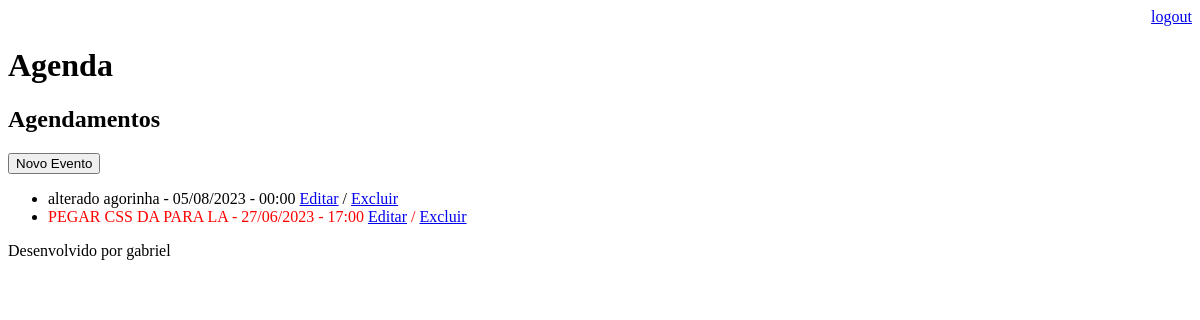
The app's page /agenda/ (signed in), older data.
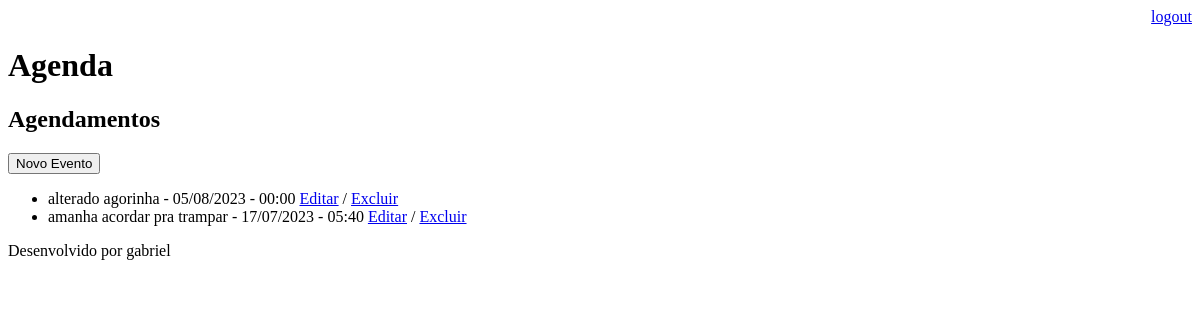
The same page, newer data.
### core/models.py (models this page shows, shortened)
class Evento(models.Model): # criando tabela para manipular a agenda
    titulo = models.CharField(max_length=100) # max_length é o limite de caractere nesse campo
    descricao = models.TextField(blank=True, null=True) # o primeiro parametro define que esse campo pode fircar em branco e o segundo diz que pode ser nulo
    data_evento = models.DateTimeField(verbose_name='Data do Evento') # registar a data do evento
    data_criacao = models.DateTimeField(auto_now=True, verbose_name='Data da Criação') # dado automático pra registrar a data da criação
    usuario = models.ForeignKey(User, on_delete=models.CASCADE) # se não colocar o on_delete da erro, pois preciso tratar quando ele for apagado, o usuario. CASCADE apagar tudo que tem nele, melhor usar outra tecnica, pra não perder os dados, mas pra fins de teste é bom usar.
    """

    selecione a primeira opção

        É impossível adicionar um campo não anulável 'usuario' ao evento sem especificar um padrão. Isso ocorre porque o banco de dados precisa de algo para preencher linhas existentes.
    Selecione uma correção:
    1) Forneça um padrão único agora (será definido em todas as linhas existentes com um valor nulo para esta coluna)
    2) Feche e defina manualmente um valor padrão em models.py.
    Selecione uma opção:  """
    """

    depois aparece isso, digitei 1 pra constar que já existe 1 usuario, pois tornou obrigatorio o campo de usuario, se tivese blank=True, null=True nao ia precisar

        Insira o valor padrão como Python válido.
    Os módulos datetime e django.utils.timezone estão disponíveis, portanto, é possível fornecer, por exemplo, timezone.now como um valor.
    Digite 'exit' para sair deste prompt

      como resultado aparece isso

        Migrações para 'core':
  núcleo/migrações/0002_evento_usuario_alter_evento_data_criacao_and_more.py
    - Adicionar campo usuario ao evento
    - Alter campo data_criacao no evento
    - Alter campo data_evento no evento """
    class Meta:
        db_table = 'evento' # tabela tem nome evento
    def get_data_evento(self):
        return self.data_evento.strftime(r'%d/%m/%Y - %H:%M') # mudar padrão das datas
    def get_evento_atrasado(self):
        if self.data_evento < datetime.now():
            return True
        else:
            return False

### core/views.py (the view)
# urls.py: path('agenda/', views.lista_eventos), # criando a parte da agenda
@login_required(login_url='/login/') # arroba pra indicar que é um decorador, se não autenticado da page not, found, login_url='/login/' server pra quando der não autenticado ele vai direcionar para essa pagina
def lista_eventos(request):
    usuario = request.user
    data_atual = datetime.now()
    evento = Evento.objects.filter(usuario=usuario,
                                   ) # quase mesma coisa do all, mas mostra os eventos do usuario logado
    dados = {'eventos': evento} # nome que vai no html
    return render(request, 'agenda.html', dados)

### templates/agenda.html (shortened to what this page needs)
{% extends 'model-page.html' %}
{% block content %}
  <h2>Agendamentos</h2>
    <a href="evento">
    <button type="button">Novo Evento</button>
  <ul>
    </a>
    {% for evento in eventos %}
      <li>
        <div style="{% if evento.get_evento_atrasado %} color:red {% endif %}">
          {{evento.titulo}} - {{evento.get_data_evento}}
          <a href="{% url 'evento' %}?id={{evento.id}}">Editar</a> / <a href="evento/delete/{{evento.id}}">Excluir</a>
        </div>
      </li>
    {% endfor %}
{% endblock %}

### templates/model-page.html (shortened to what this page needs)
<!DOCTYPE html>
<html lang="pt">
<head>
</head>
<body>
  <div align="right">
    <a href="/logout">logout</a>
  </div>
  <h1>Agenda</h1>
  {% block content %} {% endblock %}
  {% include 'model-footer.html' %}
</body>
</html>

### templates/model-footer.html
<p>Desenvolvido por gabriel</p>

Row changes from the older to the newer data that the page shows:
removed Evento: titulo "PEGAR CSS DA PARA LA", get_data_evento "27/06/2023 - 17:00"
added Evento: titulo "amanha acordar pra trampar", get_data_evento "17/07/2023 - 05:40"
